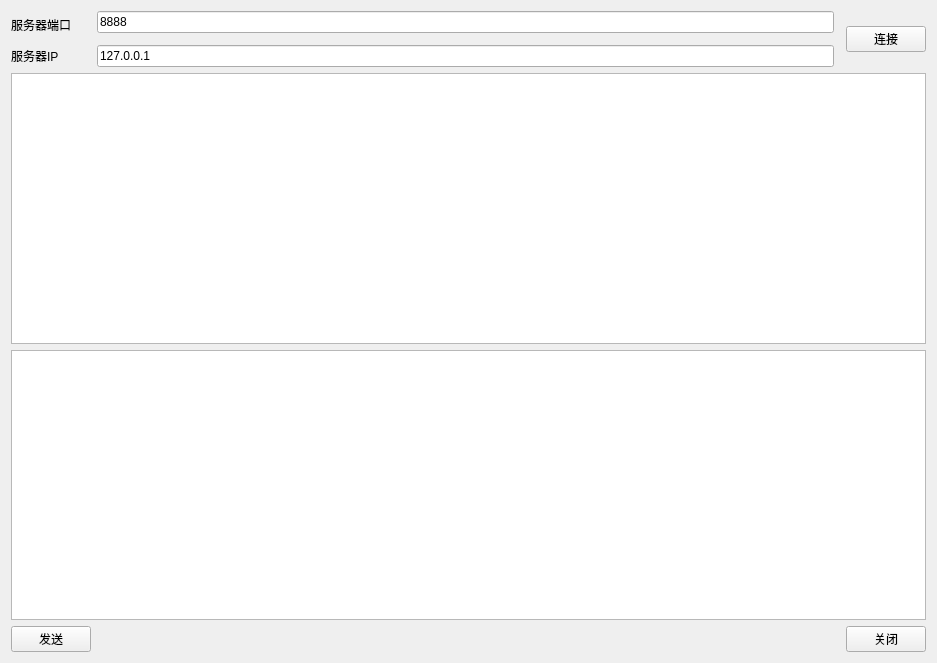
<?xml version="1.0" encoding="UTF-8"?>
<ui version="4.0">
 <class>ClientWidget</class>
 <widget class="QWidget" name="ClientWidget">
  <property name="geometry">
   <rect>
    <x>0</x>
    <y>0</y>
    <width>937</width>
    <height>663</height>
   </rect>
  </property>
  <property name="windowTitle">
   <string>Form</string>
  </property>
  <layout class="QGridLayout" name="gridLayout">
   <item row="0" column="0" rowspan="2">
    <widget class="QLabel" name="label">
     <property name="text">
      <string>服务器端口</string>
     </property>
    </widget>
   </item>
   <item row="0" column="1">
    <widget class="QLineEdit" name="lineEditPort">
     <property name="text">
      <string>8888</string>
     </property>
    </widget>
   </item>
   <item row="2" column="0">
    <widget class="QLabel" name="label_2">
     <property name="text">
      <string>服务器IP</string>
     </property>
    </widget>
   </item>
   <item row="2" column="1">
    <widget class="QLineEdit" name="lineEditIP">
     <property name="text">
      <string>127.0.0.1</string>
     </property>
    </widget>
   </item>
   <item row="3" column="0" colspan="4">
    <widget class="QTextEdit" name="textEditRead">
     <property name="readOnly">
      <bool>true</bool>
     </property>
    </widget>
   </item>
   <item row="4" column="0" colspan="4">
    <widget class="QTextEdit" name="textEditWrite"/>
   </item>
   <item row="5" column="0">
    <widget class="QPushButton" name="ButtonSend">
     <property name="text">
      <string>发送</string>
     </property>
    </widget>
   </item>
   <item row="5" column="1" colspan="2">
    <spacer name="horizontalSpacer">
     <property name="orientation">
      <enum>Qt::Horizontal</enum>
     </property>
     <property name="sizeHint" stdset="0">
      <size>
       <width>754</width>
       <height>20</height>
      </size>
     </property>
    </spacer>
   </item>
   <item row="5" column="3">
    <widget class="QPushButton" name="pushButton_3">
     <property name="text">
      <string>关闭</string>
     </property>
    </widget>
   </item>
   <item row="0" column="3" rowspan="3">
    <widget class="QPushButton" name="ButtonConnect">
     <property name="text">
      <string>连接</string>
     </property>
    </widget>
   </item>
  </layout>
 </widget>
 <resources/>
 <connections/>
</ui>
